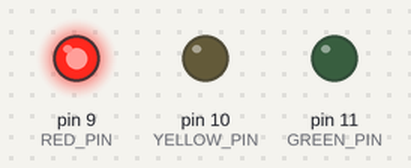
The sketch below on a simulated Arduino Uno, built with avr-gcc and run on an emulated ATmega328P. On the bench: output pins drawn as LEDs (lit = HIGH). What the sketch prints to the serial monitor is not drawn.

Above: at 0.1 s.
At 1.1 s:
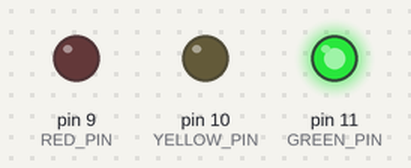
At 2.7 s:
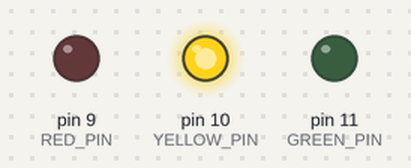
Timing chart, 0 to 3.0 s (numbered marks = the images above):
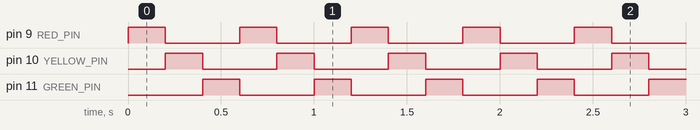

The sketch:

wave.ino
```cpp
// Arduino Uno 신호등 모듈을 이용한 물결(Wave) 효과 프로그램
// 핀 설정: 빨강(R) = 9번, 노랑(Y) = 10번, 초록(G) = 11번
// 동작: 빨강 -> 노랑 -> 초록 순서로 0.2초(200ms)씩 차례대로 켜졌다 꺼지는 물결 효과 반복

const int RED_PIN = 9;     // 빨간색(R) LED 핀
const int YELLOW_PIN = 10; // 노란색(Y) LED 핀
const int GREEN_PIN = 11;  // 초록색(G) LED 핀

const int DELAY_TIME = 200; // 간격: 0.2초 (200ms)

void setup() {
  // 시리얼 통신 시작 (9600 baud rate)
  Serial.begin(9600);

  // 모든 LED 핀을 출력(OUTPUT)으로 설정
  pinMode(RED_PIN, OUTPUT);
  pinMode(YELLOW_PIN, OUTPUT);
  pinMode(GREEN_PIN, OUTPUT);

  // 시작 시 모든 LED 끄기
  digitalWrite(RED_PIN, LOW);
  digitalWrite(YELLOW_PIN, LOW);
  digitalWrite(GREEN_PIN, LOW);

  Serial.println("물결(Wave) 효과 시작 (빨강 -> 노랑 -> 초록)");
}

void loop() {
  // 1. 빨간색 LED 켜졌다 꺼짐
  digitalWrite(RED_PIN, HIGH);
  delay(DELAY_TIME);
  digitalWrite(RED_PIN, LOW);

  // 2. 노란색 LED 켜졌다 꺼짐
  digitalWrite(YELLOW_PIN, HIGH);
  delay(DELAY_TIME);
  digitalWrite(YELLOW_PIN, LOW);

  // 3. 초록색 LED 켜졌다 꺼짐
  digitalWrite(GREEN_PIN, HIGH);
  delay(DELAY_TIME);
  digitalWrite(GREEN_PIN, LOW);
}
```

Measured:
- by itself, pin 9 (RED_PIN), pin 10 (YELLOW_PIN), pin 11 (GREEN_PIN): alternates HIGH for 0.20 s and LOW for 0.40 s
- by itself, everything shown: repeats every 0.60 s, in 3 steps
